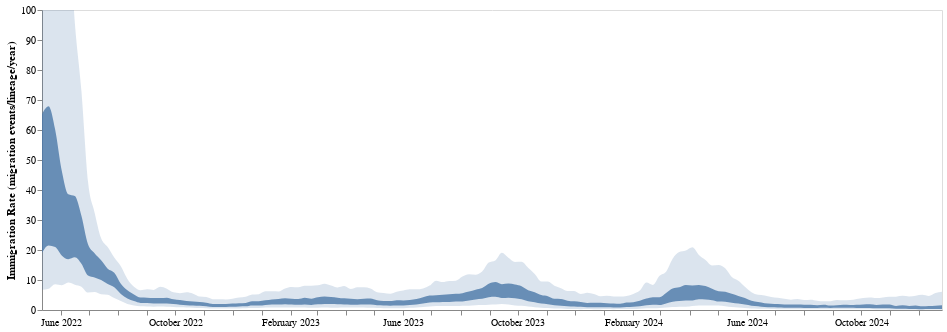

Source (notebook cell):
### Code cell
#domain = ['CentralEurope', 'NorthAmerica', 'SouthAmerica' ,"SouthernEurope", "WesternEurope"]
range_ = ['#EEC060', '#2664A5', '#A76BB1', "#EEA160", "#356D4C"]
line_mig = alt.Chart(test_mig).mark_area(interpolate='monotone', opacity = 0.8).encode(
    alt.X('date:T', axis=alt.Axis(title="", grid=False,tickCount = "month",  format="%B %Y")),
    alt.Y('lower_hpd_linear_50',axis=alt.Axis(title="Immigration Rate (migration events/lineage/year)", grid=False)),#,scale=alt.Scale(domain=(0, 13))),
    alt.Y2('upper_hpd_linear_50' ),
    
).properties(
    width=900,
    height=300
)

band_mig = alt.Chart(test_mig).mark_area(interpolate='monotone', opacity = 0.2, clip = True).encode(
    alt.X('date:T', axis=alt.Axis(title="", grid=False,tickCount = "month",  format="%B %Y")),
    alt.Y('lower_hpd_linear',axis=alt.Axis(title="Immigration Rate (migration events/lineage/year)", grid=False), scale=alt.Scale(domain=(0, 100))),
    alt.Y2('upper_hpd_linear' ),
    
).properties(
    width=900,
    height=300
)


mig_plot = (line_mig + band_mig)
mig_plot

### Figure 1 — Vega-Lite specification as saved in the notebook (floating-point values rounded to 4 significant figures; data arrays with more than 128 entries replaced by an {"elided": "..."} marker saying what was removed)
{"config": {"view": {"continuousWidth": 400, "continuousHeight": 300}}, "layer": [{"mark": {"type": "area", "interpolate": "monotone", "opacity": 0.8}, "encoding": {"x": {"axis": {"format": "%B %Y", "grid": false, "tickCount": "month", "title": ""}, "field": "date", "type": "temporal"}, "y": {"axis": {"grid": false, "title": "Immigration Rate (migration events/lineage/year)"}, "field": "lower_hpd_linear_50", "type": "quantitative"}, "y2": {"field": "upper_hpd_linear_50"}}, "height": 300, "width": 900}, {"mark": {"type": "area", "clip": true, "interpolate": "monotone", "opacity": 0.2}, "encoding": {"x": {"axis": {"format": "%B %Y", "grid": false, "tickCount": "month", "title": ""}, "field": "date", "type": "temporal"}, "y": {"axis": {"grid": false, "title": "Immigration Rate (migration events/lineage/year)"}, "field": "lower_hpd_linear", "scale": {"domain": [0, 100]}, "type": "quantitative"}, "y2": {"field": "upper_hpd_linear"}}, "height": 300, "width": 900}], "data": {"name": "data-bd5025c447d0186f102049b3feeeae87"}, "$schema": "https://vega.github.io/schema/vega-lite/v4.17.0.json", "datasets": {"data-bd5025c447d0186f102049b3feeeae87": {"elided": "138 records"}}}
